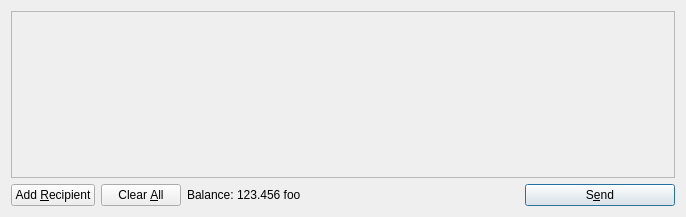
<?xml version="1.0" encoding="UTF-8"?>
<ui version="4.0">
 <class>SendCoinsDialog</class>
 <widget class="QDialog" name="SendCoinsDialog">
  <property name="geometry">
   <rect>
    <x>0</x>
    <y>0</y>
    <width>686</width>
    <height>217</height>
   </rect>
  </property>
  <property name="windowTitle">
   <string>Send Coins</string>
  </property>
  <layout class="QVBoxLayout" name="verticalLayout">
   <item>
    <widget class="QScrollArea" name="scrollArea">
     <property name="widgetResizable">
      <bool>true</bool>
     </property>
     <widget class="QWidget" name="scrollAreaWidgetContents">
      <property name="geometry">
       <rect>
        <x>0</x>
        <y>0</y>
        <width>666</width>
        <height>165</height>
       </rect>
      </property>
      <layout class="QVBoxLayout" name="verticalLayout_2">
       <property name="margin">
        <number>0</number>
       </property>
       <item>
        <layout class="QVBoxLayout" name="entries">
         <property name="spacing">
          <number>6</number>
         </property>
        </layout>
       </item>
       <item>
        <spacer name="verticalSpacer">
         <property name="orientation">
          <enum>Qt::Vertical</enum>
         </property>
         <property name="sizeHint" stdset="0">
          <size>
           <width>20</width>
           <height>40</height>
          </size>
         </property>
        </spacer>
       </item>
      </layout>
     </widget>
    </widget>
   </item>
   <item>
    <layout class="QHBoxLayout" name="horizontalLayout">
     <item>
      <widget class="QPushButton" name="addButton">
       <property name="toolTip">
        <string>Send to multiple recipients at once</string>
       </property>
       <property name="text">
        <string>Add &amp;Recipient</string>
       </property>
       <property name="icon">
        <iconset resource="../bitcoin.qrc">
         <normaloff>:/icons/add</normaloff>:/icons/add</iconset>
       </property>
       <property name="autoDefault">
        <bool>false</bool>
       </property>
      </widget>
     </item>
     <item>
      <widget class="QPushButton" name="clearButton">
       <property name="sizePolicy">
        <sizepolicy hsizetype="Minimum" vsizetype="Fixed">
         <horstretch>0</horstretch>
         <verstretch>0</verstretch>
        </sizepolicy>
       </property>
       <property name="toolTip">
        <string>Remove all transaction fields</string>
       </property>
       <property name="text">
        <string>Clear &amp;All</string>
       </property>
       <property name="icon">
        <iconset resource="../bitcoin.qrc">
         <normaloff>:/icons/remove</normaloff>:/icons/remove</iconset>
       </property>
       <property name="autoRepeatDelay">
        <number>300</number>
       </property>
       <property name="autoDefault">
        <bool>false</bool>
       </property>
      </widget>
     </item>
     <item>
      <layout class="QHBoxLayout" name="horizontalLayout_2">
       <property name="spacing">
        <number>3</number>
       </property>
       <item>
        <widget class="QLabel" name="label">
         <property name="text">
          <string>Balance:</string>
         </property>
        </widget>
       </item>
       <item>
        <widget class="QLabel" name="labelBalance">
         <property name="cursor">
          <cursorShape>IBeamCursor</cursorShape>
         </property>
         <property name="text">
          <string>123.456 foo</string>
         </property>
         <property name="textInteractionFlags">
          <set>Qt::LinksAccessibleByMouse|Qt::TextSelectableByKeyboard|Qt::TextSelectableByMouse</set>
         </property>
        </widget>
       </item>
      </layout>
     </item>
     <item>
      <spacer name="horizontalSpacer">
       <property name="orientation">
        <enum>Qt::Horizontal</enum>
       </property>
       <property name="sizeHint" stdset="0">
        <size>
         <width>40</width>
         <height>20</height>
        </size>
       </property>
      </spacer>
     </item>
     <item>
      <widget class="QPushButton" name="sendButton">
       <property name="minimumSize">
        <size>
         <width>150</width>
         <height>0</height>
        </size>
       </property>
       <property name="toolTip">
        <string>Confirm the send action</string>
       </property>
       <property name="text">
        <string>S&amp;end</string>
       </property>
       <property name="icon">
        <iconset resource="../bitcoin.qrc">
         <normaloff>:/icons/send</normaloff>:/icons/send</iconset>
       </property>
       <property name="default">
        <bool>true</bool>
       </property>
      </widget>
     </item>
    </layout>
   </item>
  </layout>
 </widget>
 <resources>
  <include location="../bitcoin.qrc"/>
 </resources>
 <connections/>
</ui>
